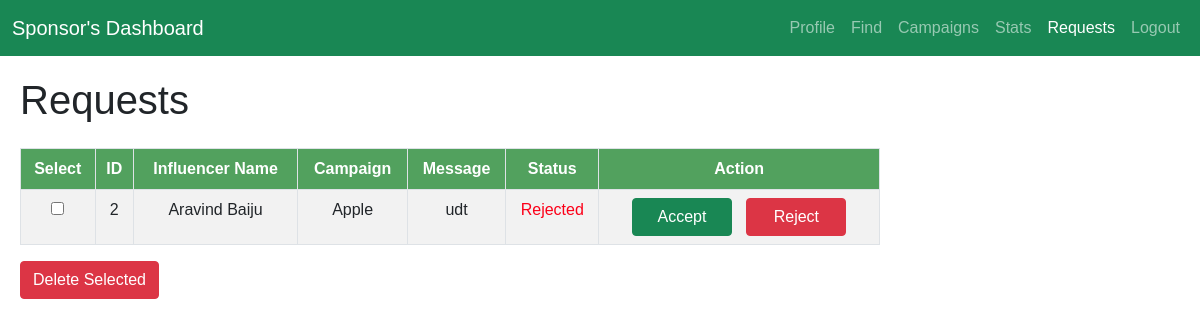
The page /request_s (signed in) on the database its author committed.
### app.py (models this page shows, shortened)
class AdRequest(db.Model):
    id = db.Column(db.Integer, primary_key=True)
    campaign_id = db.Column(db.Integer, db.ForeignKey('campaign.id'))
    influencer_id = db.Column(db.Integer, db.ForeignKey('user.id'))
    message = db.Column(db.String(500))  # Ensure this matches your schema
    status = db.Column(db.String(64), default='Pending')  # Added default status
    campaign = db.relationship('Campaign', backref='ad_requests')
    influencer = db.relationship('User', backref='ad_requests')

class User(db.Model, UserMixin):
    id = db.Column(db.Integer, primary_key=True)
    fname = db.Column(db.String(50), nullable=False)
    lname = db.Column(db.String(50), nullable=False)
    email = db.Column(db.String(100), unique=True, nullable=False)
    password = db.Column(db.String(200), nullable=False)
    category = db.Column(db.String(50), nullable=False)
    role = db.Column(db.String(50), nullable=False)
    info = db.Column(db.Text, nullable=True)
    profile_pic = db.Column(db.String(100), default='default.jpeg')
    rating = db.Column(db.Integer)
    earnings = db.Column(db.Float)
    @property
    def is_active(self):
        return True

class Campaign(db.Model):
    id = db.Column(db.Integer, primary_key=True, autoincrement=True)
    name = db.Column(db.String(64), index=True)
    description = db.Column(db.String(256))
    start_date = db.Column(db.Date)
    end_date = db.Column(db.Date)
    budget = db.Column(db.Float)
    visibility = db.Column(db.String(64))
    goals = db.Column(db.String(256))
    sponsor_id = db.Column(db.Integer, db.ForeignKey('user.id'))

### app.py (the view)
@app.route('/request_s')
@login_required
def request_s():
    requests = AdRequest.query.all()
    return render_template('request_s.html', requests=requests)

### app.py (called while the page is built)
@login_manager.user_loader
def load_user(user_id):
    return User.query.get(int(user_id))

### templates/request_s.html (shortened to what this page needs)
<!DOCTYPE html>
<html lang="en">
<head>
    <link href="https://cdn.jsdelivr.net/npm/bootstrap@5.0.2/dist/css/bootstrap.min.css" rel="stylesheet">
</head>
<body>
    <nav class="navbar navbar-expand-sm bg-success navbar-dark">
        <div class="container-fluid">
            <a class="navbar-brand" href="#">Sponsor's Dashboard</a>
            <div class="collapse navbar-collapse justify-content-end" id="navbarNavDropdown">
                <ul class="navbar-nav">
                    <li class="nav-item">
                        <a class="nav-link" href="/sponsor_dashboard">Profile</a>
                    </li>
                    <li class="nav-item">
                        <a class="nav-link" href="/find_sponsor">Find</a>
                    </li>
                    <li class="nav-item">
                        <a class="nav-link" href="/campaigns">Campaigns</a>
                    </li>
                    <li class="nav-item">
                        <a class="nav-link" href="/stats_sponsor">Stats</a>
                    </li>
                    <li class="nav-item">
                        <a class="nav-link active" href="/request_s">Requests</a>
                    </li>
                    <li class="nav-item">
                        <a class="nav-link" href="/logout">Logout</a>
                    </li>
                </ul>
            </div>
        </div>
    </nav>
    <div class="container-fluid">
<div class="row">
         <div class="col-md-9 content">
                <h1 class="mb-4">Requests</h1>
                <form method="POST" action="{{ url_for('delete_requests') }}">
                    <div class="table-responsive">
                        <table class="table table-striped table-bordered">
                            <thead>
                                <tr>
                                    <th>Select</th>
                                    <th>ID</th>
                                    <th>Influencer Name</th>
                                    <th>Campaign</th>
                                    <th>Message</th>
                                    <th>Status</th>
                                    <th>Action</th>
                                </tr>
                            </thead>
                            <tbody>
                                {% for request in requests %}
                                <tr>
                                    <td><input type="checkbox" name="request_ids" value="{{ request.id }}"></td>
                                    <td>{{ request.id }}</td>
                                    <td>{{ request.influencer.fname }} {{ request.influencer.lname }}</td>
                                    <td>{{ request.campaign.name }}</td>
                                    <td>{{ request.message }}</td>
                                    <td class="{% if request.status == 'Pending' %}
                                    status-pending
                                    {% elif request.status == 'Accepted' %}
                                    status-accepted
                                    {% elif request.status == 'Rejected' %}
                                    status-rejected
                                    {% endif %}">
                                        {{ request.status }}
                                    </td>
                                    <td>
                                        <form method="POST" action="{{ url_for('update_request_status', request_id=request.id, status='Accepted') }}" style="display:inline;">
                                            <button type="submit" class="btn btn-success btn-action btn-accept">Accept</button>
                                        </form>
                                        <form method="POST" action="{{ url_for('update_request_status', request_id=request.id, status='Rejected') }}" style="display:inline;">
                                            <button type="submit" class="btn btn-danger btn-action btn-reject">Reject</button>
                                        </form>
                                    </td>
                                </tr>
                                {% endfor %}
                        </tbody>
                        </table>
                    </div>
                    <button type="submit" class="btn btn-danger">Delete Selected</button>
                </form>
            </div>
        </div>
    </div>
</body>
</html>

### templates/request_s.html (style rules this page uses)
body { font-family: Arial, sans-serif; }
.navbar { margin-bottom: 0; }
.content { padding: 20px; }
.table th, .table td { text-align: center; }
.table thead th { background-color: #2f8e3dd3; color: white; }
.btn-action { margin-right: 5px; }
.status-rejected { color: #fc0019; background-color: #f8d7da; }
.btn-accept, .btn-reject { display: inline-block; width: 100px; margin: 0 5px; }

### rows shown on the page
AdRequest: id "2", influencer.fname "Aravind", influencer.lname "Baiju", campaign.name "Apple", message "udt", status "Rejected"
